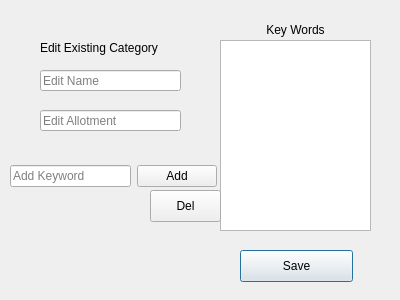
<?xml version="1.0" encoding="UTF-8"?>
<ui version="4.0">
 <class>Dialog</class>
 <widget class="QDialog" name="Dialog">
  <property name="geometry">
   <rect>
    <x>0</x>
    <y>0</y>
    <width>400</width>
    <height>300</height>
   </rect>
  </property>
  <property name="windowTitle">
   <string>Dialog</string>
  </property>
  <widget class="QLabel" name="label">
   <property name="geometry">
    <rect>
     <x>40</x>
     <y>40</y>
     <width>141</width>
     <height>16</height>
    </rect>
   </property>
   <property name="text">
    <string>Edit Existing Category</string>
   </property>
  </widget>
  <widget class="QLineEdit" name="newCategoryName">
   <property name="geometry">
    <rect>
     <x>40</x>
     <y>70</y>
     <width>141</width>
     <height>21</height>
    </rect>
   </property>
   <property name="text">
    <string/>
   </property>
   <property name="echoMode">
    <enum>QLineEdit::Normal</enum>
   </property>
   <property name="placeholderText">
    <string>Edit Name</string>
   </property>
  </widget>
  <widget class="QLineEdit" name="newCategoryAllotment">
   <property name="geometry">
    <rect>
     <x>40</x>
     <y>110</y>
     <width>141</width>
     <height>21</height>
    </rect>
   </property>
   <property name="text">
    <string/>
   </property>
   <property name="placeholderText">
    <string>Edit Allotment</string>
   </property>
  </widget>
  <widget class="QLabel" name="keywordsLabel">
   <property name="geometry">
    <rect>
     <x>250</x>
     <y>20</y>
     <width>91</width>
     <height>20</height>
    </rect>
   </property>
   <property name="text">
    <string>Key Words</string>
   </property>
   <property name="alignment">
    <set>Qt::AlignCenter</set>
   </property>
  </widget>
  <widget class="QListWidget" name="newCategoryKeywords">
   <property name="geometry">
    <rect>
     <x>220</x>
     <y>40</y>
     <width>151</width>
     <height>191</height>
    </rect>
   </property>
  </widget>
  <widget class="QPushButton" name="saveCategoryInfo">
   <property name="geometry">
    <rect>
     <x>240</x>
     <y>250</y>
     <width>113</width>
     <height>32</height>
    </rect>
   </property>
   <property name="text">
    <string>Save</string>
   </property>
  </widget>
  <widget class="QWidget" name="layoutWidget">
   <property name="geometry">
    <rect>
     <x>10</x>
     <y>160</y>
     <width>207</width>
     <height>33</height>
    </rect>
   </property>
   <layout class="QHBoxLayout" name="horizontalLayout">
    <item>
     <widget class="QLineEdit" name="newCategoryKeywordField">
      <property name="text">
       <string/>
      </property>
      <property name="placeholderText">
       <string>Add Keyword</string>
      </property>
     </widget>
    </item>
    <item>
     <widget class="QPushButton" name="addNewCategoryKeyword">
      <property name="text">
       <string>Add</string>
      </property>
     </widget>
    </item>
   </layout>
  </widget>
  <widget class="QPushButton" name="pushButton">
   <property name="geometry">
    <rect>
     <x>150</x>
     <y>190</y>
     <width>71</width>
     <height>32</height>
    </rect>
   </property>
   <property name="text">
    <string>Del</string>
   </property>
  </widget>
 </widget>
 <resources/>
 <connections/>
</ui>
